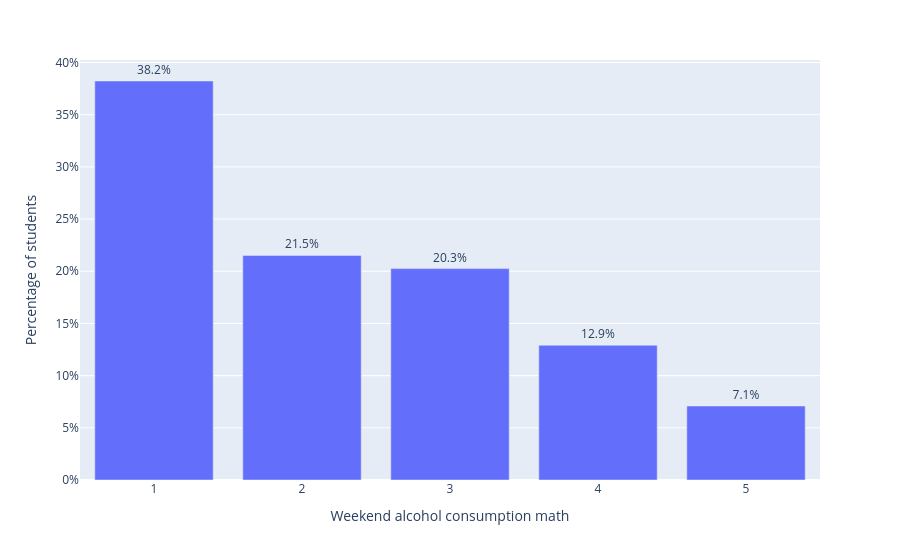

Notebook source saved alongside this figure:
### Code cell
counts = df3_mat["Walc"].value_counts(normalize=True).sort_index().reset_index()
counts.columns = ["Walc", "Verhouding"]

fig = px.bar(
    counts,
    x="Walc",
    y="Verhouding",
    text="Verhouding",
    labels={
        "Walc": "Weekend alcohol consumption math",
        "Verhouding": "Percentage of students"
    }
)

fig.update_traces(texttemplate='%{y:.1%}', textposition='outside')
fig.update_yaxes(tickformat='.0%')

fig.show()

### Figure 1 — Plotly figure (JSON) as saved in the notebook; plotly's stock layout.template omitted (floating-point values rounded to 4 significant figures)
{"data": [{"hovertemplate": "Weekend alcohol consumption math=%{x}<br>Percentage of students=%{text}<extra></extra>", "legendgroup": "", "marker": {"color": "#636efa", "pattern": {"shape": ""}}, "name": "", "orientation": "v", "showlegend": false, "text": [0.3823, 0.2152, 0.2025, 0.1291, 0.07089], "textposition": "outside", "texttemplate": "%{y:.1%}", "type": "bar", "x": [1, 2, 3, 4, 5], "xaxis": "x", "y": [0.3823, 0.2152, 0.2025, 0.1291, 0.07089], "yaxis": "y"}], "layout": {"barmode": "relative", "legend": {"tracegroupgap": 0}, "margin": {"t": 60}, "xaxis": {"anchor": "y", "domain": [0, 1], "title": {"text": "Weekend alcohol consumption math"}}, "yaxis": {"anchor": "x", "domain": [0, 1], "tickformat": ".0%", "title": {"text": "Percentage of students"}}}}
